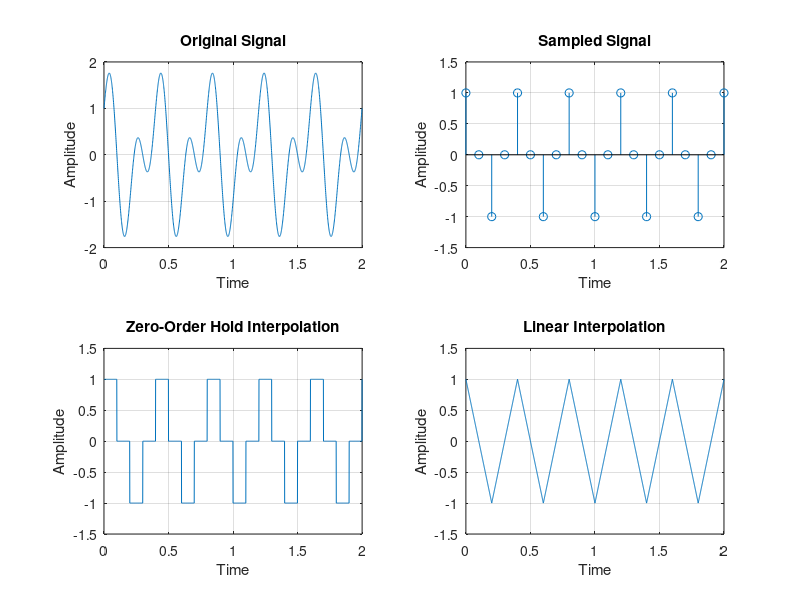

Recreate this plot in MATLAB.
t_fine = 0:0.001:2;
x_t = cos(5*pi*t_fine) + sin(10*pi*t_fine); 

Ts = 0.1; 
t_samples = 0:Ts:2; 
x_n = cos(5*pi*t_samples) + sin(10*pi*t_samples); 

% Zero-order hold interpolation (part a)
x_zoh = interp1(t_samples, x_n, t_fine, 'previous');

% Linear interpolation (part b)
x_loh = interp1(t_samples, x_n, t_fine, 'linear');

figure;
subplot(2,2,1);
plot(t_fine, x_t); 
xlabel('Time'); 
ylabel('Amplitude');
title('Original Signal');
grid on; 

subplot(2,2,2);
stem(t_samples, x_n); 
xlabel('Time'); 
ylabel('Amplitude');
title('Sampled Signal');
grid on; 

subplot(2,2,3);
plot(t_fine, x_zoh); 
xlabel('Time'); 
ylabel('Amplitude');
title('Zero-Order Hold Interpolation');
grid on; 

subplot(2,2,4);
plot(t_fine, x_loh); 
xlabel('Time'); 
ylabel('Amplitude');
title('Linear Interpolation');
grid on;
